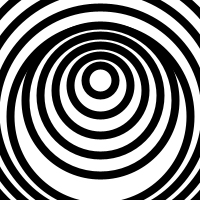
Frame 1 (no input)
Frame 2 (the mouse pressed at the canvas centre, redrawn once): identical to frame 1, image omitted

The Processing sketch that drew this single still picture (run headless with seeded random() and noise(); the mouse was pressed at the canvas centre and the sketch redrawn once):

// Processing sketch: processing_14641
// ── processing_14641.pde

void setup() {
  
size(200,200);
background(255);
  noLoop();
}
void draw() {
  translate(100,100); 
  strokeWeight(8);
  for( int x=0; x<10; x=x+1 ) {
    if( x<5 ) {
      ellipse(0,x*4,300-x*30,300-x*30);
    } else {
      ellipse(0,0+(5-x)*5,300-x*30,300-x*30);      
    }
  }
}
                
                // translate를 안해서 계속 쏠렸군요...
